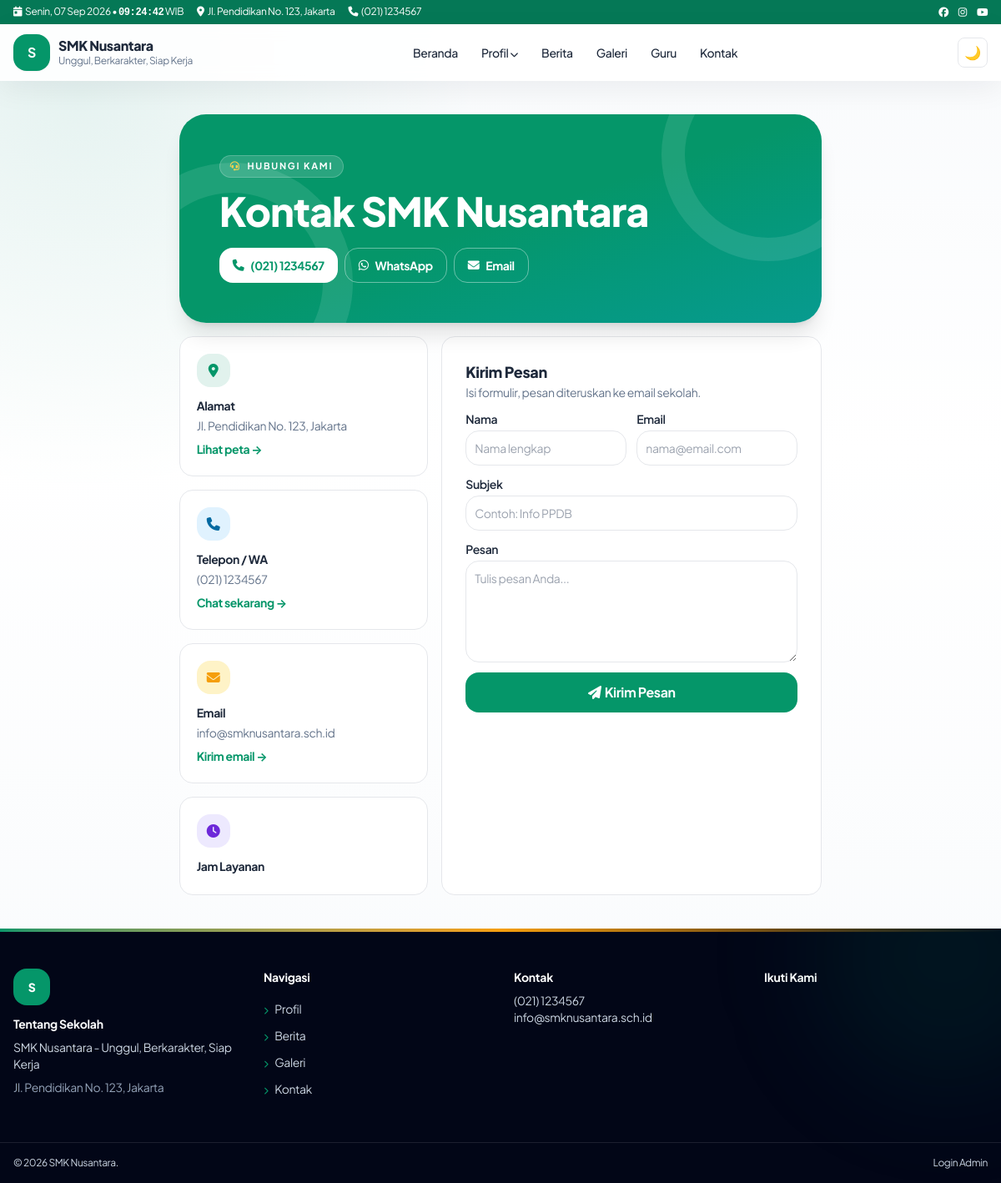
The page /pages/contact.php on the database its author committed.
### tables this page shows
CREATE TABLE IF NOT EXISTS settings (
  id INT UNSIGNED AUTO_INCREMENT PRIMARY KEY,
  `key` VARCHAR(100) NOT NULL UNIQUE,
  `value` TEXT DEFAULT NULL,
  updated_at TIMESTAMP DEFAULT CURRENT_TIMESTAMP ON UPDATE CURRENT_TIMESTAMP
);

CREATE TABLE IF NOT EXISTS menu_items (
  id INT UNSIGNED AUTO_INCREMENT PRIMARY KEY,
  menu_id INT UNSIGNED NOT NULL,
  parent_id INT UNSIGNED DEFAULT NULL,
  label VARCHAR(150) NOT NULL,
  url VARCHAR(500) NOT NULL,
  target VARCHAR(20) DEFAULT '_self',
  sort_order INT DEFAULT 0,
  is_active TINYINT(1) DEFAULT 1,
  kind VARCHAR(20) NOT NULL DEFAULT 'link',
  mega_id INT UNSIGNED DEFAULT NULL,
  INDEX idx_menu_parent (menu_id, parent_id, sort_order),
  CONSTRAINT fk_mi_menu FOREIGN KEY (menu_id) REFERENCES menus(id) ON DELETE CASCADE,
  CONSTRAINT fk_mi_parent FOREIGN KEY (parent_id) REFERENCES menu_items(id) ON DELETE CASCADE
);

### core/Database.php (called while the page is built, shortened)
<?php
final class Database {
    private static ?PDO $pdo = null;
    public static function conn(): PDO {
        if (self::$pdo) return self::$pdo;
        $c = require dirname(__DIR__) . '/config/database.php';
        $dsn = "mysql:host={$c['host']};dbname={$c['name']};charset={$c['charset']}";
        self::$pdo = new PDO($dsn, $c['user'], $c['pass'], [
            PDO::ATTR_ERRMODE => PDO::ERRMODE_EXCEPTION,
            PDO::ATTR_DEFAULT_FETCH_MODE => PDO::FETCH_ASSOC,
            PDO::ATTR_EMULATE_PREPARES => false,
        ]);
        return self::$pdo;
    }
    public static function setting(string $key, string $def = ''): string {
        try {
            $s = self::conn()->prepare('SELECT `value` FROM settings WHERE `key`=?');
            $s->execute([$key]);
            return (string)($s->fetchColumn() ?? $def);
        } catch (Throwable) { return $def; }
    }
}

### core/Helper.php (called while the page is built, shortened)
<?php
final class Helper {
    public static function e(?string $v): string { return htmlspecialchars((string)$v, ENT_QUOTES, 'UTF-8'); }
    public static function url(string $p = ''): string { return rtrim(BASE_URL, '/') . '/' . ltrim($p, '/'); }
    public static function menuUrl(string $u): array {
        $u = trim($u);
        $low = strtolower($u);
        return [self::url(ltrim($u, '/')), '_self'];
    }
}

### pages/contact.php (the view, shortened to what this page needs)
<?php
require ROOT."/templates/frontend/header.php";
$addr = Database::setting("address","");
$phone = Database::setting("phone","");
$email = Database::setting("email","");
$wa = preg_replace('/\D+/', '', $phone);
?>
<div class="max-w-7xl mx-auto px-4 py-10">
<div class="relative overflow-hidden rounded-[2rem] bg-gradient-to-br from-emerald-700 via-emerald-600 to-teal-500 text-white p-7 md:p-12 shadow-xl">
<span class="absolute -right-16 -top-20 w-64 h-64 rounded-full border-[28px] border-white/10"></span>
<span class="absolute -left-20 -bottom-24 w-72 h-72 rounded-full border-[36px] border-white/10"></span>
<div class="relative max-w-3xl">
<span class="inline-flex items-center gap-2 rounded-full bg-white/15 border border-white/20 px-3 py-1 text-[11px] font-bold uppercase tracking-[.16em]"><i class="fa fa-headset text-amber-300"></i>Hubungi Kami</span>
<h1 class="text-3xl md:text-5xl font-extrabold leading-tight mt-4">Kontak <?= Helper::e(Database::setting('school_name','Sekolah')) ?></h1>
<div class="mt-5 flex flex-wrap gap-2">
<?php if($phone): ?><a href="tel:<?= Helper::e($phone) ?>" class="inline-flex items-center gap-2 bg-white text-emerald-700 px-4 py-2.5 rounded-xl font-bold text-sm"><i class="fa fa-phone"></i><?= Helper::e($phone) ?></a><?php endif; ?>
<?php if($wa): ?><a href="https://wa.me/<?= Helper::e($wa) ?>" target="_blank" rel="noopener" class="inline-flex items-center gap-2 border border-white/40 px-4 py-2.5 rounded-xl font-bold text-sm hover:bg-white/10"><i class="fab fa-whatsapp"></i>WhatsApp</a><?php endif; ?>
<?php if($email): ?><a href="mailto:<?= Helper::e($email) ?>" class="inline-flex items-center gap-2 border border-white/40 px-4 py-2.5 rounded-xl font-bold text-sm hover:bg-white/10"><i class="fa fa-envelope"></i>Email</a><?php endif; ?>
</div>
</div>
</div>
<div class="grid lg:grid-cols-5 gap-4 mt-4 w-full">
<div class="lg:col-span-2 grid gap-4">
<div class="grid sm:grid-cols-2 lg:grid-cols-1 xl:grid-cols-2 gap-4">
<div class="rounded-2xl border bg-white dark:bg-slate-800 p-5 card-hover group transition-all duration-300 hover:-translate-y-1.5 hover:shadow-xl hover:border-emerald-300 hover:bg-emerald-50/50 dark:hover:bg-slate-700"><span class="w-10 h-10 rounded-xl bg-emerald-100 dark:bg-emerald-900 text-emerald-700 dark:text-emerald-200 grid place-items-center transition-transform duration-300 group-hover:scale-110 group-hover:-rotate-6"><i class="fa fa-location-dot"></i></span><p class="font-bold mt-3 text-sm">Alamat</p><p class="text-sm text-slate-500 mt-1"><?= $addr ? Helper::e($addr) : '-' ?></p><?php if($addr): ?><a href="https://www.google.com/maps/search/<?= urlencode($addr) ?>" target="_blank" rel="noopener" class="text-emerald-600 text-sm font-bold mt-2 inline-block transition-transform duration-300 group-hover:translate-x-1">Lihat peta &rarr;</a><?php endif; ?></div>
<div class="rounded-2xl border bg-white dark:bg-slate-800 p-5 card-hover group transition-all duration-300 hover:-translate-y-1.5 hover:shadow-xl hover:border-sky-300 hover:bg-sky-50/50 dark:hover:bg-slate-700"><span class="w-10 h-10 rounded-xl bg-sky-100 dark:bg-sky-900 text-sky-700 dark:text-sky-200 grid place-items-center transition-transform duration-300 group-hover:scale-110 group-hover:-rotate-6"><i class="fa fa-phone"></i></span><p class="font-bold mt-3 text-sm">Telepon / WA</p><p class="text-sm text-slate-500 mt-1"><?= $phone ? Helper::e($phone) : '-' ?></p><?php if($wa): ?><a href="https://wa.me/<?= Helper::e($wa) ?>" target="_blank" rel="noopener" class="text-emerald-600 text-sm font-bold mt-2 inline-block transition-transform duration-300 group-hover:translate-x-1">Chat sekarang &rarr;</a><?php endif; ?></div>
<div class="rounded-2xl border bg-white dark:bg-slate-800 p-5 card-hover group transition-all duration-300 hover:-translate-y-1.5 hover:shadow-xl hover:border-amber-300 hover:bg-amber-50/50 dark:hover:bg-slate-700"><span class="w-10 h-10 rounded-xl bg-amber-100 dark:bg-amber-900 text-amber-700 dark:text-amber-200 grid place-items-center transition-transform duration-300 group-hover:scale-110 group-hover:-rotate-6"><i class="fa fa-envelope"></i></span><p class="font-bold mt-3 text-sm">Email</p><p class="text-sm text-slate-500 mt-1 break-all"><?= $email ? Helper::e($email) : '-' ?></p><?php if($email): ?><a href="mailto:<?= Helper::e($email) ?>" class="text-emerald-600 text-sm font-bold mt-2 inline-block transition-transform duration-300 group-hover:translate-x-1">Kirim email &rarr;</a><?php endif; ?></div>
<div class="rounded-2xl border bg-white dark:bg-slate-800 p-5 card-hover group transition-all duration-300 hover:-translate-y-1.5 hover:shadow-xl hover:border-violet-300 hover:bg-violet-50/50 dark:hover:bg-slate-700"><span class="w-10 h-10 rounded-xl bg-violet-100 dark:bg-violet-900 text-violet-700 dark:text-violet-200 grid place-items-center transition-transform duration-300 group-hover:scale-110 group-hover:-rotate-6"><i class="fa fa-clock"></i></span><p class="font-bold mt-3 text-sm">Jam Layanan</p><p class="text-sm text-slate-500 mt-1"><?= nl2br(Helper::e($hours)) ?></p></div>
</div>
</div>
<form class="lg:col-span-3 rounded-2xl border bg-white dark:bg-slate-800 p-5 md:p-7 grid gap-3 content-start" onsubmit="Swal.fire('Berhasil!','Pesan terkirim.','success');return false">
<div><h2 class="font-extrabold text-lg">Kirim Pesan</h2><p class="text-sm text-slate-500">Isi formulir, pesan diteruskan ke email sekolah.</p></div>
<div class="grid sm:grid-cols-2 gap-3"><label class="grid gap-1 text-sm font-semibold">Nama<input required placeholder="Nama lengkap" class="border rounded-xl p-2.5 font-normal"></label><label class="grid gap-1 text-sm font-semibold">Email<input required type="email" placeholder="nama@email.com" class="border rounded-xl p-2.5 font-normal"></label></div>
<label class="grid gap-1 text-sm font-semibold">Subjek<input placeholder="Contoh: Info PPDB" class="border rounded-xl p-2.5 font-normal"></label>
<label class="grid gap-1 text-sm font-semibold">Pesan<textarea required rows="5" placeholder="Tulis pesan Anda..." class="border rounded-xl p-2.5 font-normal"></textarea></label>
<button class="bg-emerald-600 hover:bg-emerald-500 text-white rounded-xl py-3 font-bold"><i class="fa fa-paper-plane mr-1"></i>Kirim Pesan</button>
</form>
</div>
</div>
<?php require ROOT."/templates/frontend/footer.php"; ?>

### templates/frontend/navbar.php (shortened to what this page needs)
<?php
$top_addr = Database::setting('address','Jl. Pendidikan No.123');
$top_phone = Database::setting('phone','(021) 1234567');
$school = Database::setting('school_name','SMK Nusantara');
$tagline = Database::setting('tagline','Unggul, Berkarakter');
$logo = Database::setting('logo','');
try {
$db = Database::conn();
$mm = $db->query("SELECT * FROM menus WHERE location='primary' LIMIT 1")->fetch();
$items = [];
if ($mm) {
  $st = $db->prepare("SELECT * FROM menu_items WHERE menu_id=? AND is_active=1 ORDER BY sort_order");
  $st->execute([$mm['id']]); $items = $st->fetchAll();
}
} catch (Throwable) { $items=[]; $mega=[]; }
function menuTree($items,$parent=null){ $o=[]; foreach($items as $i){ if(($i['parent_id']??null)==$parent) $o[]=$i; } return $o; }
function menuLink($u,$forceTarget=null){ [$href,$t]=Helper::menuUrl($u); $t=$forceTarget?:$t; return 'href="'.Helper::e($href).'"'.($t==='_blank'?' target="_blank" rel="noopener noreferrer"':''); }
?>
<div class="bg-emerald-700 text-white text-xs hidden md:block"><div class="max-w-7xl mx-auto px-4 py-1.5 flex justify-between items-center gap-3">
<div class="flex gap-4 min-w-0"><span class="shrink-0"><i class="fa fa-calendar-day mr-1"></i><span data-clock-date><?= Helper::tgl(date('Y-m-d')) ?></span> • <span data-clock-time class="font-mono font-bold"><?= date('H:i:s') ?></span> WIB</span><span class="truncate"><i class="fa fa-location-dot mr-1"></i><?= Helper::e($top_addr) ?></span><span class="hidden lg:inline"><i class="fa fa-phone mr-1"></i><?= Helper::e($top_phone) ?></span><span class="hidden xl:inline"><i class="fa fa-envelope mr-1"></i><?= Helper::e($top_email) ?></span></div>
<div class="flex gap-3"><a href="#" aria-label="Facebook"><i class="fab fa-facebook"></i></a><a href="#" aria-label="Instagram"><i class="fab fa-instagram"></i></a><a href="#" aria-label="Youtube"><i class="fab fa-youtube"></i></a></div>
</div></div>
<header id="mainNav" class="sticky top-0 z-50 bg-white/90 dark:bg-slate-900/90 backdrop-blur border-b-0 transition">
<div class="max-w-7xl mx-auto px-4 py-3 flex items-center justify-between gap-3">
<a href="<?= Helper::url() ?>" class="flex items-center gap-2.5"><span class="w-11 h-11 rounded-xl bg-emerald-600 text-white grid place-items-center font-bold overflow-hidden shadow-sm"><?php if($logo): ?><img src="<?= Helper::upload($logo) ?>" alt="Logo <?= Helper::e($school) ?>" class="w-full h-full object-contain bg-white p-1"><?php else: ?><?= Helper::e(mb_substr($school,0,1)) ?><?php endif; ?></span><span><span class="block font-extrabold leading-tight"><?= Helper::e($school) ?></span><span class="block text-xs text-slate-500"><?= Helper::e($tagline) ?></span></span></a>
<nav class="hidden lg:flex items-center gap-1 text-sm font-medium" id="deskMenu">
<?php foreach(menuTree($items) as $m): $ch=menuTree($items,$m['id']); $hasMega=false;
if(!$hasMega){ foreach($mega as $g){ if(($g['label']??'')===$m['label']) $hasMega=$g; } } ?>
<?php if($hasMega): $cols=json_decode($hasMega['columns_json']??'[]',true)?:[]; ?>
<div class="relative group"><button class="px-3 py-2 rounded-lg hover:bg-emerald-50"><?= Helper::e($m['label']) ?> <i class="fa fa-chevron-down text-[10px]"></i></button>
<div class="absolute left-1/2 -translate-x-1/2 top-full pt-2 opacity-0 invisible group-hover:opacity-100 group-hover:visible transition"><div class="bg-white dark:bg-slate-800 rounded-2xl shadow-xl border p-6 grid grid-cols-3 gap-6 w-[640px] max-w-[90vw]">
<?php foreach($cols as $c): ?><div><p class="font-bold text-xs uppercase text-emerald-700 mb-2"><?= Helper::e($c['title']??'') ?></p><?php foreach($c['links']??[] as $l): ?><a href="<?= Helper::e($l['url']??'#') ?>" class="block py-1 text-slate-600 dark:text-slate-300 hover:text-emerald-600"><?= Helper::e($l['label']??'') ?></a><?php endforeach; ?></div><?php endforeach; ?>
</div></div></div>
<?php elseif($ch): ?><div class="relative group"><a <?= menuLink($m['url'],$m['target']??null) ?> class="px-3 py-2 rounded-lg hover:bg-emerald-50 inline-block"><?= Helper::e($m['label']) ?> <i class="fa fa-chevron-down text-[10px]"></i></a>
</div>
<?php else: ?><a <?= menuLink($m['url'],$m['target']??null) ?> class="px-3 py-2 rounded-lg hover:bg-emerald-50"><?= Helper::e($m['label']) ?></a><?php endif; ?><?php endforeach; ?>
</nav>
<div class="flex items-center gap-2"><button id="darkBtn" class="w-9 h-9 rounded-lg border grid place-items-center" aria-label="Tema"></button></div>
</div>
</header>

### templates/frontend/footer.php (shortened to what this page needs)
</main>
<?php $ft = Database::setting('footer_text',Database::setting('school_name',''));
try { $fm = Database::conn()->query("SELECT * FROM menus WHERE location='footer' LIMIT 1")->fetch(); $fitems = [];
if ($fm) { $fs = Database::conn()->prepare("SELECT * FROM menu_items WHERE menu_id=? AND is_active=1 ORDER BY sort_order"); $fs->execute([$fm['id']]); $fitems = $fs->fetchAll(); } } catch (Throwable) { $fitems = []; }
if (!$fitems) $fitems = [['label'=>'Profil','url'=>'/profil'],['label'=>'Berita','url'=>'/berita'],['label'=>'Galeri','url'=>'/galeri'],['label'=>'Kontak','url'=>'/kontak']]; ?>
<footer class="relative overflow-hidden bg-slate-950 text-slate-300 mt-auto w-full">
<div class="absolute inset-x-0 top-0 h-1 bg-gradient-to-r from-emerald-600 via-amber-500 to-emerald-600"></div>
<div class="absolute -top-32 -right-24 w-80 h-80 rounded-full bg-emerald-600/10 blur-3xl pointer-events-none"></div>
<div class="max-w-7xl mx-auto px-4 py-12 grid md:grid-cols-4 gap-8 text-sm">
<div><span class="inline-flex w-11 h-11 rounded-xl bg-emerald-600 text-white items-center justify-center font-extrabold mb-3"><?= Helper::e(mb_substr(Database::setting('school_name','S'),0,1)) ?></span><h4 class="font-bold text-white mb-2">Tentang Sekolah</h4><p><?= Helper::e(Database::setting('school_name','SMK Nusantara')) ?> - <?= Helper::e(Database::setting('tagline','')) ?></p><p class="mt-2 text-slate-400"><?= Helper::e(Database::setting('address','')) ?></p></div>
<div><h4 class="font-bold text-white mb-3">Navigasi</h4><?php foreach($fitems as $fi): [$fhref,$ftgt]=Helper::menuUrl($fi['url']); ?><a href="<?= Helper::e($fhref) ?>"<?= $ftgt==='_blank'?' target="_blank" rel="noopener noreferrer"':'' ?> class="block py-1.5 hover:text-white hover:translate-x-1"><i class="fa fa-chevron-right text-[9px] text-emerald-500 mr-2"></i><?= Helper::e($fi['label']) ?></a><?php endforeach; ?></div>
<div><h4 class="font-bold text-white mb-2">Kontak</h4><p><?= Helper::e(Database::setting('phone','')) ?></p><p><?= Helper::e(Database::setting('email','')) ?></p></div>
<div><h4 class="font-bold text-white mb-3">Ikuti Kami</h4></div>
</div>
<div class="border-t border-white/10"><div class="max-w-7xl mx-auto px-4 py-4 flex flex-col md:flex-row justify-between text-xs gap-2">
<span>&copy; <?= date('Y') ?> <?= Helper::e($ft) ?>.</span>
<a href="<?= Helper::url('admin/login') ?>" target="_blank" rel="noopener noreferrer" class="hover:text-white">Login Admin</a>
</div></div>
</footer>
</body></html>

### rows shown on the page
settings: value "Jl. Pendidikan No. 123, Jakarta"
settings: value "(021) 1234567"
settings: value "S", value "SMK Nusantara"
settings: value "Unggul, Berkarakter, Siap Kerja"
menu_items: label "Beranda"
menu_items: label "Profil"
menu_items: label "Berita"
menu_items: label "Galeri"
menu_items: label "Guru"
menu_items: label "Kontak"
settings: value "info@smknusantara.sch.id"
menu_items: label "Profil"
menu_items: label "Berita"
menu_items: label "Galeri"
menu_items: label "Kontak"
